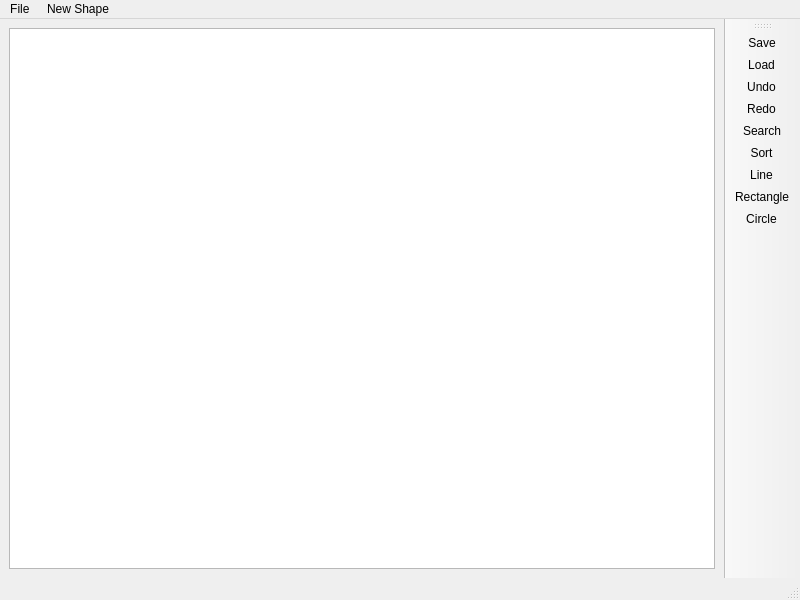
<?xml version="1.0" encoding="UTF-8"?>
<ui version="4.0">
 <class>MainWindow</class>
 <widget class="QMainWindow" name="MainWindow">
  <property name="geometry">
   <rect>
    <x>0</x>
    <y>0</y>
    <width>800</width>
    <height>600</height>
   </rect>
  </property>
  <property name="windowTitle">
   <string>Paint</string>
  </property>
  <property name="autoFillBackground">
   <bool>false</bool>
  </property>
  <property name="styleSheet">
   <string notr="true"/>
  </property>
  <widget class="QWidget" name="centralwidget">
   <layout class="QGridLayout" name="gridLayout">
    <item row="0" column="0">
     <widget class="QGraphicsView" name="graphicsView">
      <property name="mouseTracking">
       <bool>true</bool>
      </property>
     </widget>
    </item>
   </layout>
  </widget>
  <widget class="QMenuBar" name="menubar">
   <property name="geometry">
    <rect>
     <x>0</x>
     <y>0</y>
     <width>800</width>
     <height>25</height>
    </rect>
   </property>
   <property name="mouseTracking">
    <bool>true</bool>
   </property>
   <widget class="QMenu" name="menuFile">
    <property name="title">
     <string>File </string>
    </property>
    <addaction name="actionSave"/>
    <addaction name="actionLoad"/>
    <addaction name="actionUndo"/>
    <addaction name="actionRedo"/>
    <addaction name="actionsearch"/>
    <addaction name="actionSort"/>
   </widget>
   <widget class="QMenu" name="menuNew_Shape">
    <property name="title">
     <string>New Shape</string>
    </property>
    <addaction name="actionLine"/>
    <addaction name="actionRectangle"/>
    <addaction name="actionCircle"/>
   </widget>
   <addaction name="menuFile"/>
   <addaction name="menuNew_Shape"/>
  </widget>
  <widget class="QStatusBar" name="statusbar"/>
  <widget class="QToolBar" name="toolBar">
   <property name="windowTitle">
    <string>toolBar</string>
   </property>
   <attribute name="toolBarArea">
    <enum>RightToolBarArea</enum>
   </attribute>
   <attribute name="toolBarBreak">
    <bool>false</bool>
   </attribute>
   <addaction name="actionSave"/>
   <addaction name="actionLoad"/>
   <addaction name="actionUndo"/>
   <addaction name="actionRedo"/>
   <addaction name="actionsearch"/>
   <addaction name="actionSort"/>
   <addaction name="actionLine"/>
   <addaction name="actionRectangle"/>
   <addaction name="actionCircle"/>
  </widget>
  <action name="actionSave">
   <property name="icon">
    <iconset resource="icons.qrc">
     <normaloff>:/icons/diskette.png</normaloff>:/icons/diskette.png</iconset>
   </property>
   <property name="text">
    <string>Save </string>
   </property>
  </action>
  <action name="actionLoad">
   <property name="icon">
    <iconset resource="icons.qrc">
     <normaloff>:/icons/google-docs.png</normaloff>:/icons/google-docs.png</iconset>
   </property>
   <property name="text">
    <string>Load</string>
   </property>
  </action>
  <action name="actionLine">
   <property name="checkable">
    <bool>false</bool>
   </property>
   <property name="icon">
    <iconset resource="icons.qrc">
     <normaloff>:/icons/line.png</normaloff>:/icons/line.png</iconset>
   </property>
   <property name="text">
    <string>Line </string>
   </property>
  </action>
  <action name="actionRectangle">
   <property name="icon">
    <iconset resource="icons.qrc">
     <normaloff>:/icons/rectangle.png</normaloff>:/icons/rectangle.png</iconset>
   </property>
   <property name="text">
    <string>Rectangle</string>
   </property>
  </action>
  <action name="actionCircle">
   <property name="icon">
    <iconset resource="icons.qrc">
     <normaloff>:/icons/circle.png</normaloff>:/icons/circle.png</iconset>
   </property>
   <property name="text">
    <string>Circle</string>
   </property>
  </action>
  <action name="actionUndo">
   <property name="icon">
    <iconset resource="icons.qrc">
     <normaloff>:/icons/undo.png</normaloff>:/icons/undo.png</iconset>
   </property>
   <property name="text">
    <string>Undo </string>
   </property>
  </action>
  <action name="actionRedo">
   <property name="icon">
    <iconset resource="icons.qrc">
     <normaloff>:/icons/redo.png</normaloff>:/icons/redo.png</iconset>
   </property>
   <property name="text">
    <string>Redo</string>
   </property>
  </action>
  <action name="actionsearch">
   <property name="icon">
    <iconset resource="icons.qrc">
     <normaloff>:/icons/search.png</normaloff>:/icons/search.png</iconset>
   </property>
   <property name="text">
    <string>Search</string>
   </property>
  </action>
  <action name="actionSort">
   <property name="icon">
    <iconset resource="icons.qrc">
     <normaloff>:/icons/sort-descending.png</normaloff>:/icons/sort-descending.png</iconset>
   </property>
   <property name="text">
    <string>Sort </string>
   </property>
  </action>
 </widget>
 <resources>
  <include location="icons.qrc"/>
 </resources>
 <connections/>
</ui>
